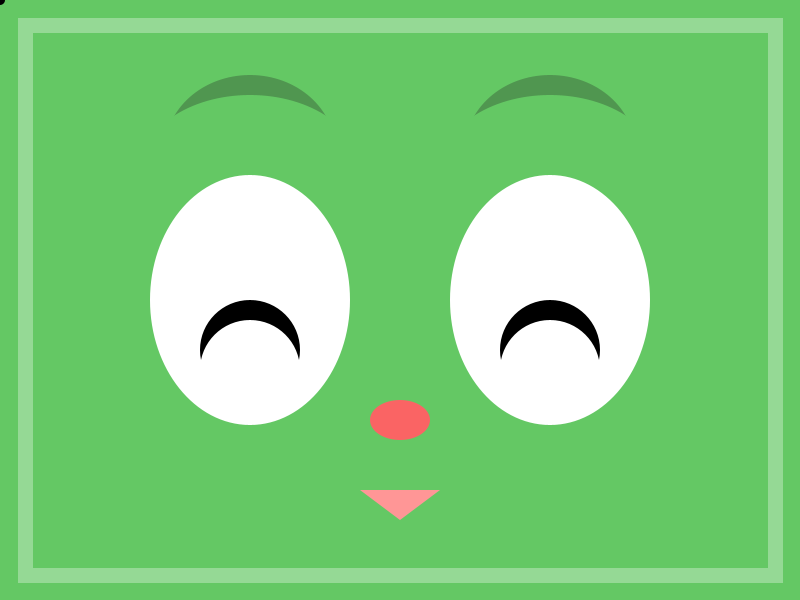
Frame 1 (no input)
Frame 60 (the mouse pressed at the canvas centre just before this capture): identical to frame 1, image omitted
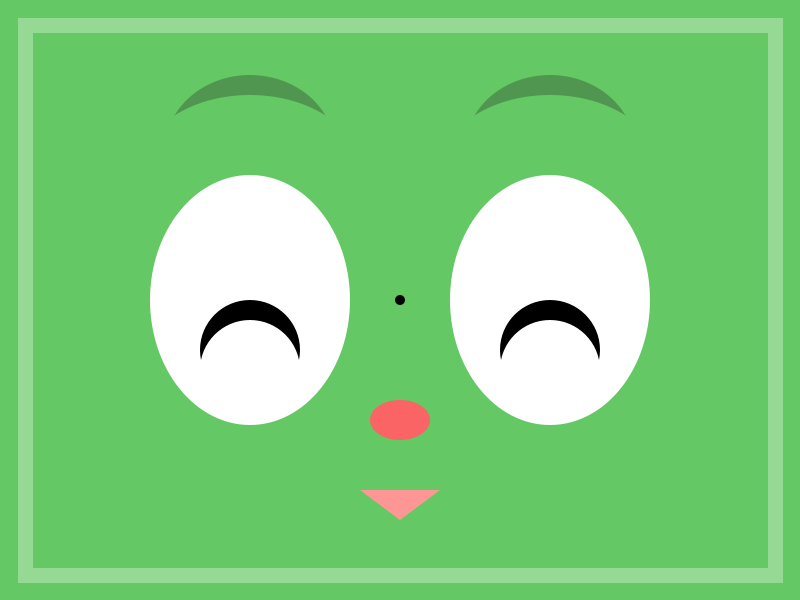
Frame 120 (the mouse held since frame 60 and released just before this capture)

The Processing sketch that drew these frames (run headless with seeded random() and noise(); from frame 60 on, the mouse is pressed at the canvas centre):

// Processing sketch: Day1
// ── Day1.pde
boolean followMouse = true;
int X = 0;
int Y = 0;


void setup(){
  //background size
 size(800, 600);


 
 noStroke();
 
 
}

void draw(){
  //background color 
 background(100, 200, 100);
  
 //left eyebrow
fill(80, 150, 80);
 ellipse ((width/2)-150, 150, 170, 150);
 fill (100, 200, 100);
ellipse ((width/2)-150, 170, 220, 150);

//right eyebrow
 fill(80, 150, 80);
 ellipse ((width/2)+150, 150, 170, 150);
 fill (100, 200, 100);
ellipse ((width/2)+150, 170, 220, 150);
 
 //left eye
 fill(255);
 ellipse ((width/2)-150, height/2, 200, 250);
 fill(0);    
 ellipse ((width/2)-150, (height/2)+50, 100, 100);
  fill(255);
 ellipse ((width/2)-150, (height/2)+70, 100, 100);
 
 //right eye
  fill(255);
 ellipse ((width/2)+150, height/2, 200, 250);
 fill(0);    
 ellipse ((width/2)+150, (height/2)+50, 100, 100);
 fill(255);
 ellipse ((width/2)+150, (height/2)+70, 100, 100);
 
 //nose
 fill(250, 100, 100);
 ellipse (width/2, 420, 60, 40);
 
 //mouth
 fill(255, 150, 150);
 triangle (440, 490, 360, 490, 400, 520);
 
 //frame
 rectMode(CENTER);
 stroke (255, 255, 255, 80);
 strokeWeight(15);
 noFill();
 rect(width/2, height/2, 750, 550);

  noStroke();
  
  
  /*
  if(mousePressed) {
    followMouse = !followMouse;
    X = mouseX;
    Y = mouseY;
     }
     
   if (followMouse) {
  fill(0);
  ellipse (mouseX, mouseY, 10, 10);
   }else{
       fill(0);
  ellipse (X, Y, 10, 10);
   }
  
  
   if(mousePressed) {
 followMouse = false;
     }
     
   if (mousePressed || followMouse) {
     X = mouseX;
    Y = mouseY;
    followMouse = false;
  fill(0);
  ellipse (mouseX, mouseY, 10, 10);
   }else{
       fill(0);
  ellipse (X, Y, 10, 10);
   }
  
  */
  
    if(mousePressed) {
 followMouse = false;
     }
     
   if (mousePressed || followMouse) {
     X = mouseX;
    Y = mouseY;
   }
   
  fill(0);
  ellipse (X, Y, 10, 10); 
  
 }
